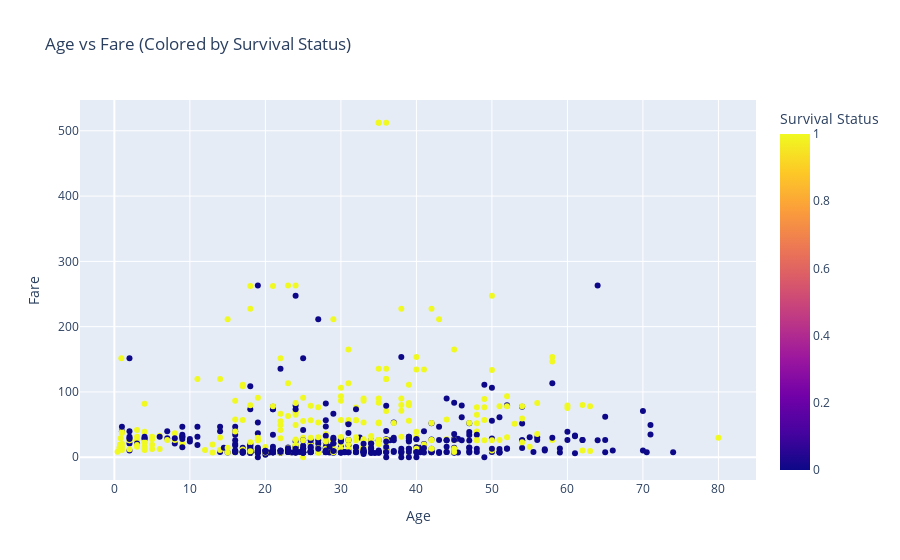

Here is the notebook cell this chart was saved with:
### Markdown cell above
Basic feature-level inferences from visuals

### Code cell
# Plotting Age vs Fare with Survival Status
if 'Age' in df.columns and 'Fare' in df.columns and 'Survived' in df.columns:
    fig = px.scatter(
        df,
        x='Age',
        y='Fare',
        color='Survived',
        title='Age vs Fare (Colored by Survival Status)',
        labels={'Survived': 'Survival Status'}
    )
    fig.show()

### Figure 1 — Plotly figure (JSON) as saved in the notebook; plotly's stock layout.template omitted (floating-point values rounded to 4 significant figures; data arrays with more than 128 entries replaced by an {"elided": "..."} marker saying what was removed)
{"data": [{"hovertemplate": "Age=%{x}<br>Fare=%{y}<br>Survival Status=%{marker.color}<extra></extra>", "legendgroup": "", "marker": {"color": {"elided": "891 int values"}, "coloraxis": "coloraxis", "symbol": "circle"}, "mode": "markers", "name": "", "orientation": "v", "showlegend": false, "type": "scatter", "x": {"elided": "891 float values"}, "xaxis": "x", "y": {"elided": "891 float values"}, "yaxis": "y"}], "layout": {"coloraxis": {"colorbar": {"title": {"text": "Survival Status"}}, "colorscale": [[0, "#0d0887"], [0.1111, "#46039f"], [0.2222, "#7201a8"], [0.3333, "#9c179e"], [0.4444, "#bd3786"], [0.5556, "#d8576b"], [0.6667, "#ed7953"], [0.7778, "#fb9f3a"], [0.8889, "#fdca26"], [1, "#f0f921"]]}, "legend": {"tracegroupgap": 0}, "title": {"text": "Age vs Fare (Colored by Survival Status)"}, "xaxis": {"anchor": "y", "domain": [0, 1], "title": {"text": "Age"}}, "yaxis": {"anchor": "x", "domain": [0, 1], "title": {"text": "Fare"}}}}
